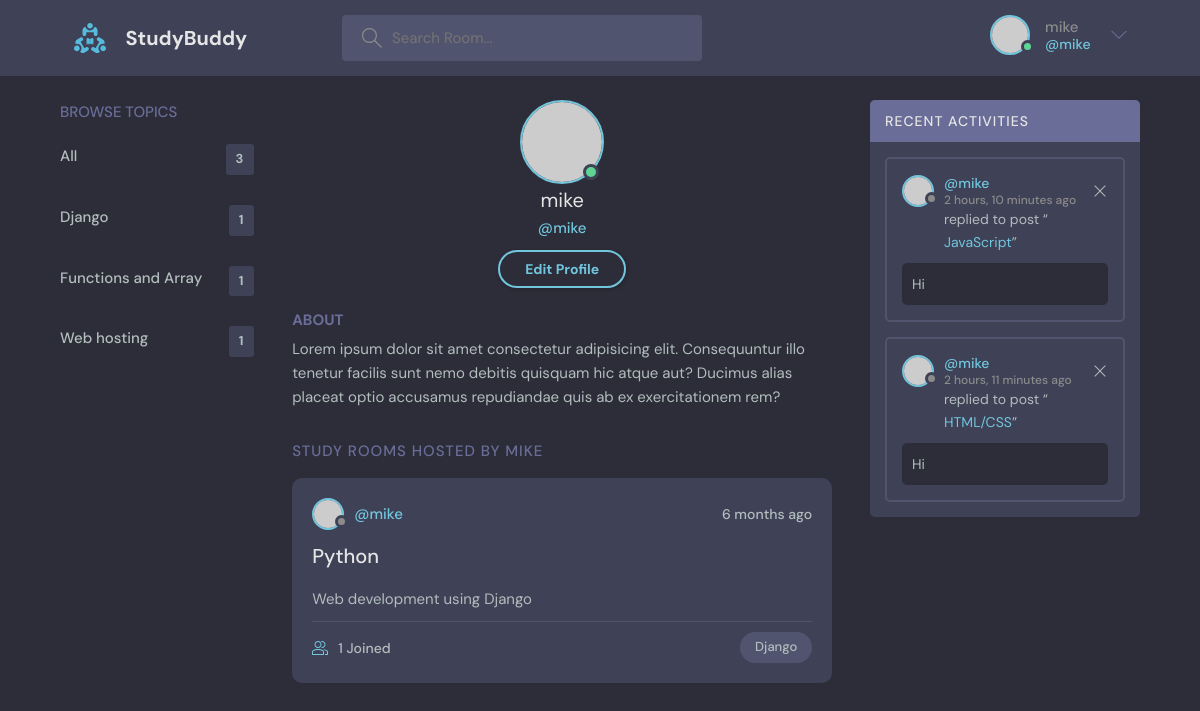
Page /user-profile/2/ (signed in) on the committed database.
### base/models.py (models this page shows, shortened)
class Topic(models.Model):
    name = models.CharField(max_length=150)

class Room(models.Model):
    host = models.ForeignKey(User, on_delete=models.SET_NULL, null=True)
    topic = models.ForeignKey(Topic, on_delete=models.SET_NULL, null=True)
    name = models.CharField(max_length=200, null=True)
    description = models.TextField(null=True, blank=True)
    participants = models.ManyToManyField(
        User, related_name='participants', blank=True)
    updated = models.DateTimeField(auto_now=True)
    created = models.DateTimeField(auto_now_add=True)
    class Meta:
        ordering = ['-updated', '-created']
    def __str__(self):
        return self.name

class Message(models.Model):
    user = models.ForeignKey(User, on_delete=models.CASCADE)
    room = models.ForeignKey(Room, on_delete=models.CASCADE)
    body = models.TextField()
    updated = models.DateTimeField(auto_now=True)
    created = models.DateTimeField(auto_now_add=True)
    class Meta:
        ordering = ['-updated', '-created']

### base/views.py (the view)
# urls.py: path('user-profile/<str:pk>/', views.profilePage, name="user-profile"),
def profilePage(request, pk):
    user = User.objects.get(id=pk)
    rooms = user.room_set.all()
    room_messages = user.message_set.all()
    topics = Topic.objects.all()
    context = {'user': user, 'rooms': rooms,
               'room_messages': room_messages, 'topics': topics}
    return render(request, 'base/user_profile.html', context)

### base/templates/base/user_profile.html
{% extends 'main.html' %}
{% block content %}
<main class="profile-page layout layout--3">
    <div class="container">
        <div>
            {% include 'base/topics_component.html'%}
        </div>
        <div>
            <div class="profile">
                <div class="profile__avatar">
                    <div class="avatar avatar--large active">
                        <img
                            src="https://randomuser.me/api/portraits/men/11.jpg"
                            />
                    </div>
                </div>
                <div class="profile__info">
                    <h3>{{user.username}}</h3>
                    <p>@{{user.username}}</p>
                    {% if request.user == user %}
                    <a href="{% url 'edit-user'%}" class="btn btn--main btn--pill">Edit
                        Profile</a>
                    {%endif%}
                </div>
                <div class="profile__about">
                    <h3>About</h3>
                    <p>
                        Lorem ipsum dolor sit amet consectetur adipisicing elit.
                        Consequuntur illo tenetur
                        facilis sunt nemo debitis quisquam hic atque aut?
                        Ducimus alias placeat optio
                        accusamus repudiandae quis ab ex exercitationem rem?
                    </p>
                </div>
            </div>
            <div class="roomList__header">
                <div>
                  <h2>Study Rooms Hosted by {{user.username}}</a>
                  </h2>
                </div>
              </div>
            {% include 'base/feed_component.html'%}
        </div>
        <div>
            {% include 'base/activity_component.html'%}
        </div>
    </div>
</main>
{% endblock %}

### templates/navbar.html (shortened to what this page needs)
{% load static %}
<header class="header header--loggedIn">
    <div class="container">
        <a href="{% url 'home' %}" class="header__logo">
            <img src="{% static 'images/logo.svg' %}" />
            <h1>StudyBuddy</h1>
        </a>
        <form class="header__search" action="{% url 'home' %}" method="GET">
            <label>
                <input type="text" placeholder="Search Room..." name="q">
            </label>
        </form>
        <nav class="header__menu">
            <div class="header__user">
                {% if request.user.is_authenticated %}
                <a href="{% url 'user-profile' request.user.id%}">
                    <div class="avatar avatar--medium active">
                        <img src="https://randomuser.me/api/portraits/men/37.jpg" />
                    </div>
                    <p>{{request.user.username}} <span>@{{request.user}}</span></p>
                </a>
                {% else %}
                <a href="{% url 'login' %}">
                    <img src="{% static 'images/avatar.svg' %}" />
                    <p>Login</p>
                </a>
                {% endif %}
                <button class="dropdown-button">
                    <svg version="1.1" xmlns="http://www.w3.org/2000/svg" width="32" height="32" viewBox="0 0 32 32">
                        <title>chevron-down</title>
                        <path d="M16 21l-13-13h-3l16 16 16-16h-3l-13 13z"></path>
                    </svg>
                </button>
            </div>
        </nav>
    </div>
</header>

### base/templates/base/topics_component.html
<div class="topics">
    <div class="topics__header">
        <h2>Browse Topics</h2>
    </div>
    <ul class="topics__list">
        <li>
            <a href="{% url 'home' %}">All<span>{{topics.count}}</span></a>
        </li>
        {% for topic in topics %}
        <li>
            <a href="{% url 'home' %}?q={{ topic.name }}">{{topic.name}}<span>{{topic.room_set.all.count}}</span></a>
        </li>
        {% endfor %}
    </ul>
</div>

### base/templates/base/feed_component.html (shortened to what this page needs)
<div class="roomList">
    {% for i in rooms %}
    <div class="roomListRoom">
        <div class="roomListRoom__header">
            <a href="{% url 'user-profile' i.host.id %}" class="roomListRoom__author">
                <div class="avatar avatar--small">
                    <img src="https://randomuser.me/api/portraits/women/11.jpg" />
                </div>
                <span>@{{i.host.username}}</span>
            </a>
            <div class="roomListRoom__actions">
                <span>{{i.created|timesince}} ago</span>
            </div>
        </div>
        <div class="roomListRoom__content">
            <a href="{% url 'room' i.id%}">{{i.name}}</a>
            <p>
                {{i.description}}
            </p>
        </div>
        <div class="roomListRoom__meta">
            <a href="{% url 'room' i.id%}" class="roomListRoom__joined">
                {{i.participants.all.count}} Joined
            </a>
            <p class="roomListRoom__topic">{{i.topic.name}}</p>
        </div>
    </div>
    {% endfor %}
</div>

### base/templates/base/activity_component.html
<div class="activities">
    <div class="activities__header">
        <h2>Recent Activities</h2>
    </div>
    {% for m in room_messages %}
    <div class="activities__box">
        <div class="activities__boxHeader roomListRoom__header">
            <a href="{% url 'user-profile' m.user.id %}"
                class="roomListRoom__author">
                <div class="avatar avatar--small">
                    <img src="https://randomuser.me/api/portraits/women/11.jpg"
                        />
                </div>
                <p>
                    @{{m.user}}
                    <span>{{m.created|timesince}} ago</span>
                </p>
            </a>
            {% if request.user == m.user %}
            <div class="roomListRoom__actions">
                <a href="{% url 'delete-message' m.id %}">
                    <svg version="1.1" xmlns="http://www.w3.org/2000/svg"
                        width="32" height="32" viewBox="0 0 32 32">
                        <title>remove</title>
                        <path
                            d="M27.314 6.019l-1.333-1.333-9.98
                            9.981-9.981-9.981-1.333 1.333 9.981 9.981-9.981 9.98
                            1.333 1.333 9.981-9.98 9.98 9.98
                            1.333-1.333-9.98-9.98 9.98-9.981z"></path>
                    </svg>
                </a>
            </div>
            {% endif %}
        </div>
        <div class="activities__boxContent">
            <p>replied to post “<a href="{% url 'room' m.room.id%}">{{m.room}}</a>”</p>
            <div class="activities__boxRoomContent">
                <p>{{m.body}}</p>
            </div>
        </div>
    </div>
    {% endfor %}
</div>

### rows in the picture
Topic: name "Django", room_set.all.count "1"
Topic: name "Functions and Array", room_set.all.count "1"
Topic: name "Web hosting", room_set.all.count "1"
Room: host.username "mike", created "6 months", name "Python", description "Web development using Django", participants.all.count "1", topic.name "Django"
Message: user "mike", created "2 hours, 10 minutes", room "JavaScript", body "Hi"
Message: user "mike", created "2 hours, 11 minutes", room "HTML/CSS", body "Hi"

### other values in the picture
{{ request.user.username }} "mike"
{{ request.user }} "mike"
{{ topics.count }} "3"
{{ user.username }} "mike"
{{ user.username }} "MIKE"
